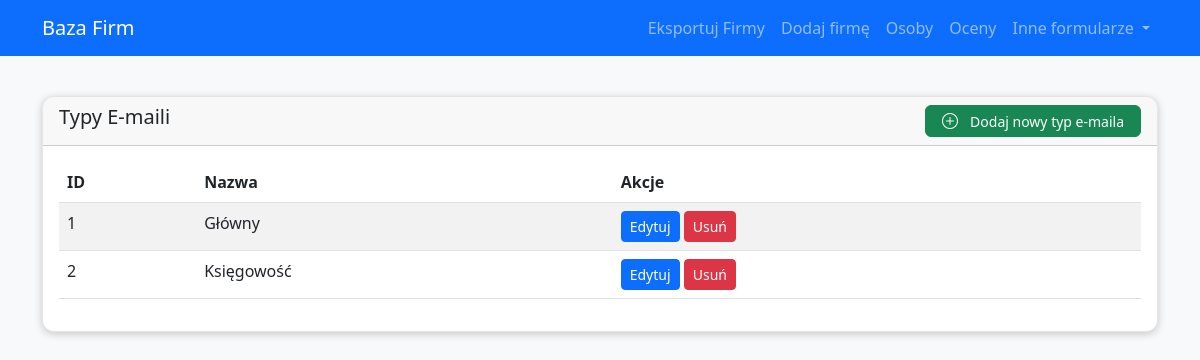
The app's page /email_types, older data.
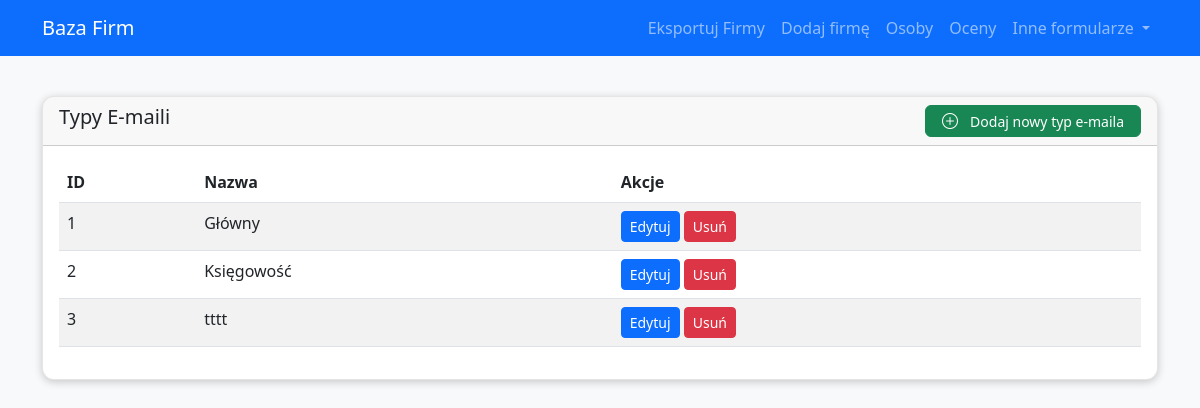
The same page, newer data.
### app/models.py (models this page shows)
class EmailTyp(db.Model):
    __tablename__ = 'EMAIL_TYP'
    ID_EMAIL_TYP = db.Column(db.Integer, primary_key=True)
    Typ_emaila = db.Column(db.Text)
    emails = db.relationship('Email', backref='typ_emaila', lazy='dynamic')

### app/routes.py (the view)
@main.route('/email_types')
def list_email_types():
    email_types = EmailTyp.query.all()
    return render_template('email_types.html', items=email_types, title='Typy E-maili')

### app/templates/email_types.html
{% extends 'base.html' %}
{% block content %}
<div class="row">
    <div class="col-12">
        <div class="card">
            <div class="card-header d-flex justify-content-between align-items-center">
                <h5 class="card-title">{{ title }}</h5>
                 <a href="{{ url_for('main.new_email_type') }}" class="btn btn-success btn-sm">
                    <i class="bi bi-plus-circle"></i> Dodaj nowy typ e-maila
                </a>
            </div>
            <div class="card-body">
                <table class="table table-striped">
                    <thead>
                        <tr>
                            <th>ID</th>
                            <th>Nazwa</th>
                            <th>Akcje</th>
                        </tr>
                    </thead>
                    <tbody>
                        {% for item in items %}
                        <tr>
                            <td>{{ item.ID_EMAIL_TYP }}</td>
                            <td>{{ item.Typ_emaila }}</td>
                            <td>
                                <a href="{{ url_for('main.edit_email_type', id=item.ID_EMAIL_TYP) }}" class="btn btn-sm btn-primary">Edytuj</a>
                                <form action="{{ url_for('main.delete_email_type', id=item.ID_EMAIL_TYP) }}" method="POST" style="display: inline;">
                                    <button type="submit" class="btn btn-sm btn-danger" onclick="return confirm('Czy na pewno chcesz usunąć ten typ e-maila?');">Usuń</button>
                                </form>
                            </td>
                        </tr>
                        {% endfor %}
                    </tbody>
                </table>
            </div>
        </div>
    </div>
</div>
{% endblock %}

Row changes from the older to the newer data that the page shows:
added EmailTyp: ID_EMAIL_TYP "3", Typ_emaila "tttt"
